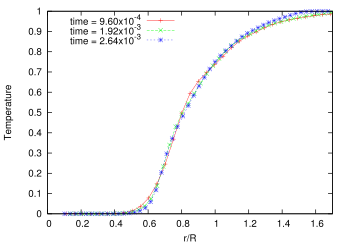

Here is the gnuplot script that generated this plot:
# time step
set size 0.70
dt=system("awk '/^timestep/{print $2; exit}' log.lammps")+0.0
com(i)=sprintf("com.int.%i", i)
dx=1.0/20.0
r(i)=system(sprintf("awk 'NR==%i{print $2**(1.0/3.0)}' rg.dat", i))-0.5*dx
ttime(i)=sprintf("time = %.2fx10^{%.0f}", i*dt/10**int(log10(i*dt)-1), int(log10(i*dt)-1))
set key left
set xlabel "r/R"
set ylabel "Temperature"

plot [:1.7][0:] \
     n=4000, com(n) u ($1/r(n)):2 w lp t ttime(n), \
     n=8000, com(n) u ($1/r(n)):2 w lp t ttime(n), \
     n=11000, com(n) u ($1/r(n)):2 w lp t ttime(n)

call "saver.gp" "self"
